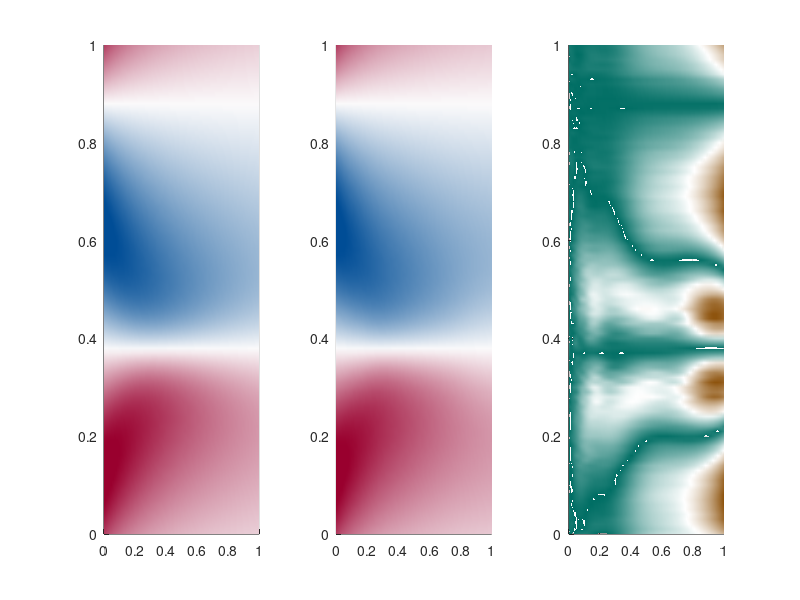

Source code (MATLAB):
clear all, 
clc
load Map_rebu.mat Map_rebu;
load Map_grye.mat Map_grye;
currentFolder = pwd;
fullPath = fullfile(currentFolder, 'NIF');
addpath(fullPath)
load Burger_testingResults_20241201.mat u_pred u_true
Y_test = squeeze(u_true(2,:,:)).';
Y_pred = squeeze(u_pred(2,:,:)).';
[~,N] = size(Y_test)

for k=1:N
Err(:,k) = abs(Y_pred(:,k)-Y_test(:,k))./max(Y_test(:,k));
end

t = 0:0.01:1;
x = 0:0.01:1; 

subplot(1,3,1)
surf(t,x,Y_test);
shading interp
caxis([-0.5 0.5])
view([0,90])
colormap(subplot(1,3,1),Map_rebu);

subplot(1,3,2)
surf(t,x,Y_pred); 
shading interp
caxis([-0.5 0.5])
view([0,90])
colormap(subplot(1,3,2),Map_rebu);

subplot(1,3,3)
surf(t,x,Err);
shading interp
% caxis([0 0.6])
view([0,90])
colormap(subplot(1,3,3),Map_grye);
